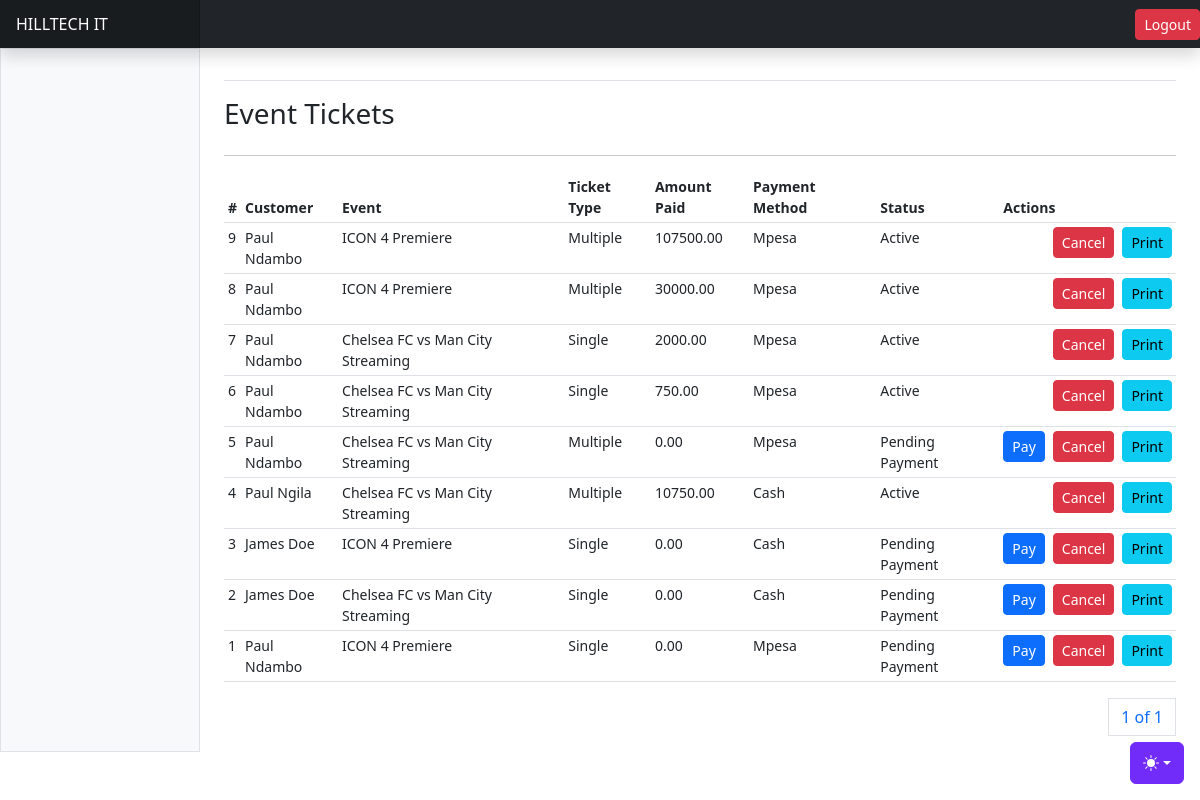
/events/tickets/, run on an earlier commit of the app's database.
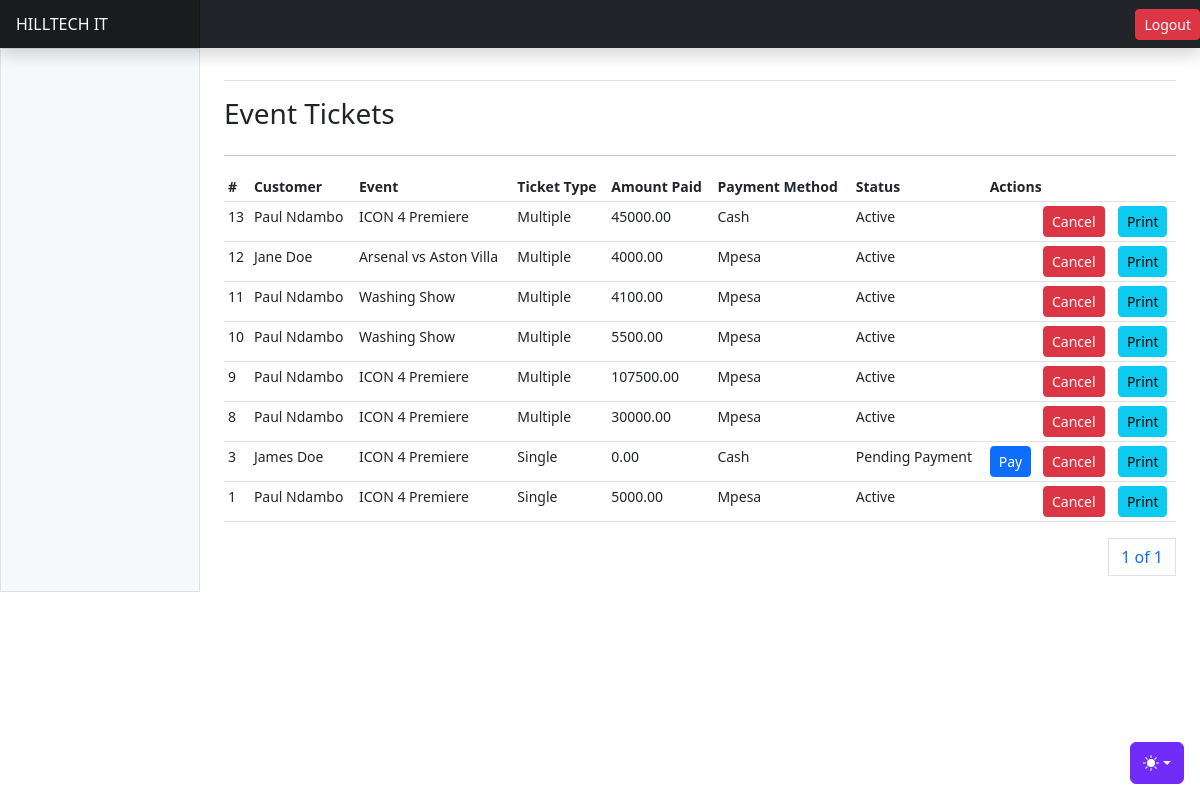
And on a later commit of the database.
### apps/events/models.py (models this page shows, shortened)
class EventTicket(AbstractBaseModel):
    user = models.ForeignKey("users.User", on_delete=models.CASCADE, related_name="usereventtickets")
    event = models.ForeignKey(Event, on_delete=models.CASCADE, related_name="eventtickets")
    ticket_type = models.CharField(max_length=255, choices=EVENT_TICKET_TYPE_CHOICES)
    amount_expected = models.DecimalField(max_digits=20, decimal_places=2, null=True)
    amount_paid = models.DecimalField(max_digits=20, decimal_places=2, null=True)
    payment_method = models.CharField(max_length=255, choices=PAYMENT_METHOD_CHOICES, null=True)
    ticket_status = models.CharField(max_length=255, choices=TICKET_STATUS_CHOICES)
    @property
    def is_fully_paid(self):
        return True if self.amount_paid == self.amount_expected else False

class Event(AbstractBaseModel):
    owner = models.ForeignKey(
        "users.User", on_delete=models.CASCADE, related_name="userevents")
    title = models.CharField(max_length=500)
    event_date = models.DateField(null=True)
    event_time = models.TimeField(null=True)
    regular_ticket_price = models.DecimalField(max_digits=20, decimal_places=2)
    vip_ticket_price = models.DecimalField(max_digits=20, decimal_places=2)
    vvip_ticket_price = models.DecimalField(max_digits=20, decimal_places=2)
    children_ticket_price = models.DecimalField(
        max_digits=20, decimal_places=2)
    age_limit = models.FloatField(default=0)
    children_allowed = models.BooleanField(default=True)
    description = models.TextField()
    location = models.CharField(max_length=1000)
    event_banner = models.ImageField(upload_to="event_banners/", null=True)
    allowed_payment_methods = models.JSONField(default=list)
    total_tickets = models.IntegerField(default=1)
    def __str__(self):
        return self.title

### apps/users/models.py (models this page shows, shortened)
class User(AbstractUser, AbstractBaseModel):
    role = models.CharField(choices=ROLE_CHOICES, max_length=32, null=True)
    phone_number = models.CharField(max_length=255, null=True)
    id_number = models.CharField(max_length=255, null=True)
    gender = models.CharField(max_length=255, null=True, choices=GENDER_CHOICES)
    date_of_birth = models.DateField(null=True)
    city = models.CharField(max_length=255, null=True)
    country = models.CharField(max_length=255, null=True)
    address = models.CharField(max_length=255, null=True)
    token = models.CharField(null=True, max_length=255)
    token_expiration_date = models.DateTimeField(null=True)
    activation_date = models.DateTimeField(null=True)
    position = models.CharField(max_length=255, choices=STAFF_POSITION_CHOICES, null=True)
    def name(self):
        return f"{self.first_name} {self.last_name}"

### apps/events/views.py (the view)
# urls.py: path("tickets/", event_tickets, name="tickets"),
def event_tickets(request):
    tickets = EventTicket.objects.all().order_by("-created")
    paginator = Paginator(tickets, 10)
    page_number = request.GET.get("page")
    page_obj = paginator.get_page(page_number)
    context = {
        "tickets": tickets,
        "page_obj": page_obj
    }
    return render(request, "events/tickets.html", context)

### templates/events/tickets.html (shortened to what this page needs)
{% extends "base.html" %}
{% block content %}
<div class="row">
    <h3>Event Tickets</h3>
</div>
<hr/>
      <div class="table-responsive small">
        <table class="table table-sm">
          <thead>
            <tr>
              <th scope="col">#</th>
              <th scope="col">Customer</th>
              <th scope="col">Event</th>
              <th scope="col">Ticket Type</th>
              <th scope="col">Amount Paid</th>
              <th scope="col">Payment Method</th>
              <th scope="col">Status</th>
              <th scope="col" colspan="3">Actions</th>
            </tr>
          </thead>
          <tbody>
            {% for event_ticket in page_obj %}
            <tr>
              <td>{{event_ticket.id}}</td>
              <td>{{event_ticket.user.name}}</td>
              <td>{{event_ticket.event}}</td>
              <td>{{event_ticket.ticket_type}}</td>
              <td>{{event_ticket.amount_paid}}</td>
              <td>{{event_ticket.payment_method}}</td>
              <td>{{event_ticket.ticket_status}}</td>
              {% if event_ticket.is_fully_paid == True %}
              <td></td>
              {% else %}
              <td><a class="btn btn-primary btn-sm" data-bs-toggle="modal" data-bs-target="#eventTicketPaymentModal{{event_ticket.id}}">
                Pay
              </a></td>
              {% endif %}
              <td><a class="btn btn-danger btn-sm" data-bs-toggle="modal" data-bs-target="#cancelEventTicketModal{{ event_ticket.id }}">
                Cancel
              </a></td>
              <td><a href="{% url 'print-ticket' event_ticket.id %}" class="btn btn-info btn-sm">Print</a></td>
            </tr>
            {% endfor %}
          </tbody>
        </table>
        <div>
          <nav aria-label="Page navigation example">
            <ul class="pagination justify-content-end">
              <a class="page-link" href="#">{{ page_obj.number }} of {{ page_obj.paginator.num_pages }}</a>
            </ul>
          </nav>
        </div>
      </div>
{% endblock content %}

### templates/base.html (shortened to what this page needs)
{% load static %}
<!doctype html>
<html lang="en" data-bs-theme="auto">
  <head><script src="{% static 'assets/js/color-modes.js' %}"></script>
    <link rel="stylesheet" href="https://cdn.jsdelivr.net/npm/@docsearch/css@3">
<link href="{%  static 'assets/dist/css/bootstrap.min.css' %}" rel="stylesheet">
    <link href="https://cdn.jsdelivr.net/npm/bootstrap-icons@1.10.3/font/bootstrap-icons.css" rel="stylesheet">
    <link href="{% static 'dashboard.css' %}" rel="stylesheet">
  </head>
  <body>
    <div class="dropdown position-fixed bottom-0 end-0 mb-3 me-3 bd-mode-toggle">
      <button class="btn btn-bd-primary py-2 dropdown-toggle d-flex align-items-center"
              id="bd-theme"
              type="button"
              aria-expanded="false"
              data-bs-toggle="dropdown"
              aria-label="Toggle theme (auto)">
        <svg class="bi my-1 theme-icon-active" width="1em" height="1em"><use href="#circle-half"></use></svg>
      </button>
    </div>
<header class="navbar sticky-top bg-dark flex-md-nowrap p-0 shadow" data-bs-theme="dark">
  <a class="navbar-brand col-md-3 col-lg-2 me-0 px-3 fs-6 text-white" href="#">HILLTECH IT</a>
  <a href="{% url 'user-logout' %}" class="btn btn-danger btn-sm">Logout</a>
</header>
<div class="container-fluid">
  <div class="row">
    {% include "includes/sidebar.html" %}
    <main class="col-md-9 ms-sm-auto col-lg-10 px-md-4">
      <div class="d-flex justify-content-between flex-wrap flex-md-nowrap align-items-center pt-3 pb-2 mb-3 border-bottom">
      </div>
      {% block content %}
      {% endblock content %}
  </main>
  </div>
</div>
    </body>
</html>

### templates/includes/sidebar.html (shortened to what this page needs)
<div class="sidebar border border-right col-md-3 col-lg-2 p-0 bg-body-tertiary">
    <div class="offcanvas-md offcanvas-end bg-body-tertiary" tabindex="-1" id="sidebarMenu" aria-labelledby="sidebarMenuLabel">
      <div class="offcanvas-body d-md-flex flex-column p-0 pt-lg-3 overflow-y-auto">
      </div>
    </div>
  </div>

### static/dashboard.css (style rules this page uses)
.bi { display: inline-block; width: 1rem; height: 1rem; }
.navbar-brand { padding-top: .75rem; padding-bottom: .75rem; background-color: rgba(0, 0, 0, .25); box-shadow: inset -1px 0 0 rgba(0, 0, 0, .25); }

### templates/base.html (style rules this page uses)
.bi { vertical-align: -.125em; fill: currentColor; }
.btn-bd-primary { --bd-violet-bg: #712cf9; --bd-violet-rgb: 112.520718, 44.062154, 249.437846; --bs-btn-font-weight: 600; --bs-btn-color: var(--bs-white); --bs-btn-bg: var(--bd-violet-bg); --bs-btn-border-color: var(--bd-violet-bg); --bs-btn-hover-color: var(--bs-white); --bs-btn-hover-bg: #6528e0; --bs-btn-hover-border-color: #6528e0; --bs-btn-focus-shadow-rgb: var(--bd-violet-rgb); --bs-btn-active-color: var(--bs-btn-hover-color); --bs-btn-active-bg: #5a23c8; --bs-btn-active-border-color: #5a23c8; }
.bd-mode-toggle { z-index: 1500; }

What changed in the data, as far as the page shows it:
removed EventTicket: id "7", user.name "Paul Ndambo", event "Chelsea FC vs Man City Streaming", ticket_type "Single", amount_paid "2000.00", payment_method "Mpesa", ticket_status "Active", amount_expected 2000 (drawn)
removed EventTicket: id "6", user.name "Paul Ndambo", event "Chelsea FC vs Man City Streaming", ticket_type "Single", amount_paid "750.00", payment_method "Mpesa", ticket_status "Active", amount_expected 750 (drawn)
removed EventTicket: id "5", user.name "Paul Ndambo", event "Chelsea FC vs Man City Streaming", ticket_type "Multiple", amount_paid "0.00", payment_method "Mpesa", ticket_status "Pending Payment"
removed EventTicket: id "4", user.name "Paul Ngila", event "Chelsea FC vs Man City Streaming", ticket_type "Multiple", amount_paid "10750.00", payment_method "Cash", ticket_status "Active", amount_expected 10750 (drawn)
removed EventTicket: id "2", user.name "James Doe", event "Chelsea FC vs Man City Streaming", ticket_type "Single", amount_paid "0.00", payment_method "Cash", ticket_status "Pending Payment"
added EventTicket: id "13", user.name "Paul Ndambo", event "ICON 4 Premiere", ticket_type "Multiple", amount_paid "45000.00", payment_method "Cash", ticket_status "Active", amount_expected 45000 (drawn)
added EventTicket: id "12", user.name "Jane Doe", event "Arsenal vs Aston Villa", ticket_type "Multiple", amount_paid "4000.00", payment_method "Mpesa", ticket_status "Active", amount_expected 4000 (drawn)
added EventTicket: id "11", user.name "Paul Ndambo", event "Washing Show", ticket_type "Multiple", amount_paid "4100.00", payment_method "Mpesa", ticket_status "Active", amount_expected 4100 (drawn)
added EventTicket: id "10", user.name "Paul Ndambo", event "Washing Show", ticket_type "Multiple", amount_paid "5500.00", payment_method "Mpesa", ticket_status "Active", amount_expected 5500 (drawn)
changed EventTicket id 1: amount_paid "0.00" → "5000.00"; ticket_status "Pending Payment" → "Active"; no longer shows "Pay"
